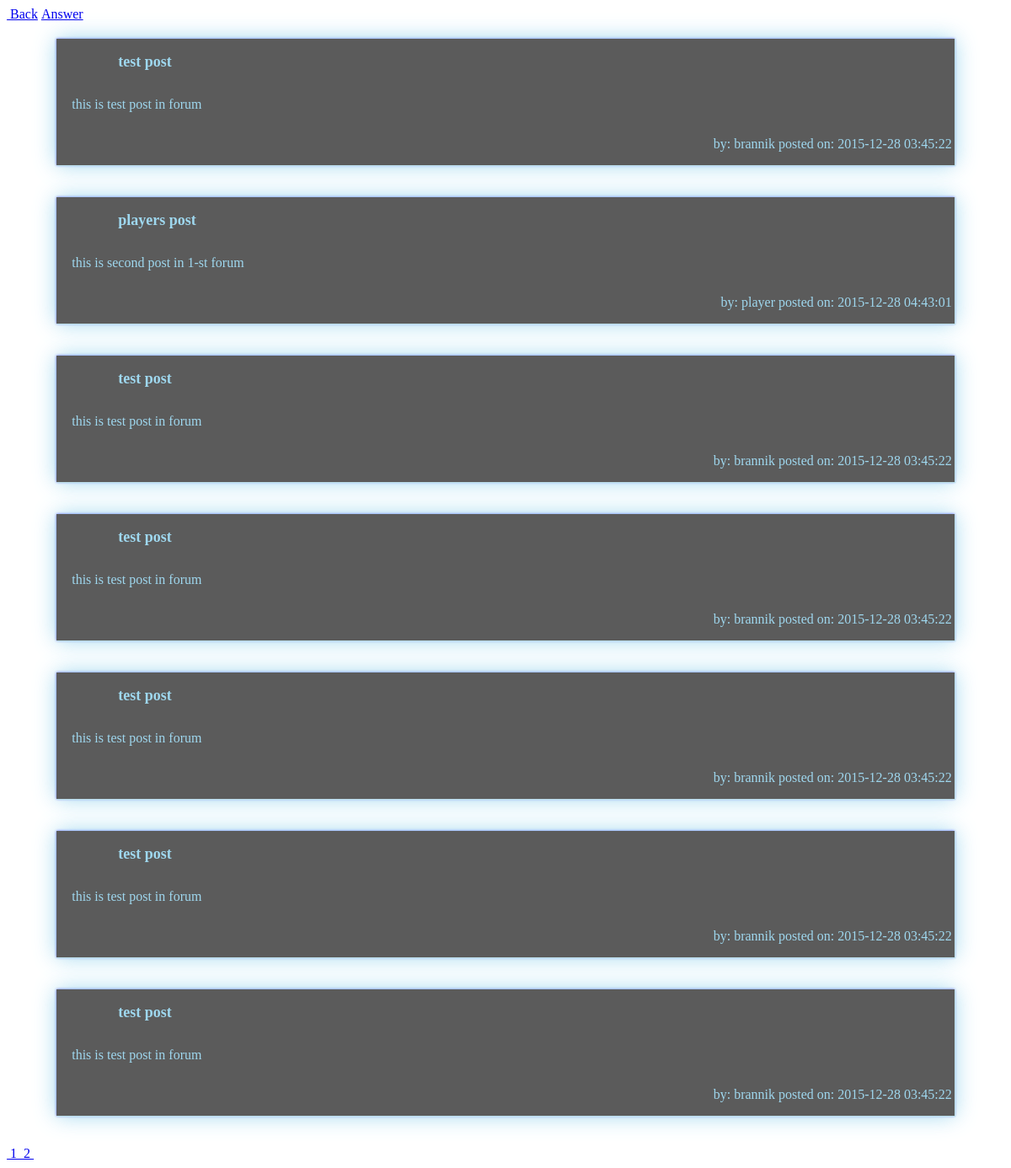
Screenshot of /core/forum.php?forumid=1 with the database file from the repository.
### tables this page shows
CREATE TABLE IF NOT EXISTS `forum_posts` (
  `id` int(11) NOT NULL AUTO_INCREMENT,
  `forum_id` int(11) NOT NULL DEFAULT '0',
  `autor` varchar(50) NOT NULL DEFAULT '0',
  `title` varchar(100) NOT NULL DEFAULT '0',
  `text` varchar(2000) NOT NULL DEFAULT '0',
  `date` timestamp NOT NULL DEFAULT CURRENT_TIMESTAMP ON UPDATE CURRENT_TIMESTAMP,
  PRIMARY KEY (`id`)
);

### config/connect.php (called while the page is built, shortened)
<?php
	$DOMAIN = "http://www.localhost/";
?>

### core/forum.php (the view, shortened to what this page needs)
<?php
	include $_SERVER['DOCUMENT_ROOT']."/config/connect.php";
	echo '<link rel="stylesheet" type="text/css" href="../core/styles/forum.css">';
	if(ISSET($_GET['forumid'])){
		echo '<a href="'.$DOMAIN.'core/forum.php?back=true" target="MainFrame">&nbsp;Back</a>';
		$SQL_GET_POSTS = "SELECT * FROM forum_posts WHERE forum_id='". $_GET['forumid'] ."'";
		$POSTS_RES = $conn->query($SQL_GET_POSTS);
		if($POSTS_RES){
			$posts_num = $POSTS_RES->num_rows;
			if($posts_num > 7){
				if($posts_num%7 == 0){
					$pages_num = $posts_num/7;
				}else{
					$pages_num = $posts_num/7;
					$pages_num = $pages_num + 1;
				}
			}else{
				$pages_num = 1;
			}
			$POSTS_RES_ID = "SELECT id FROM forum_posts WHERE forum_id='". $_GET['forumid'] ."'";
			$ID_RESULT = $conn->query($POSTS_RES_ID);
			$pages = array();
			for($i=0;$i<$pages_num;$i++){
				$new_arr = array();
				for($y=0;$y<7;$y++){
					$row = $ID_RESULT->fetch_assoc();
					array_push($new_arr,$row['id']);
				}
				array_push($pages, $new_arr);
			}
			if(ISSET($_GET['page'])){
				echo '&nbsp;<a href="'.$DOMAIN.'core/forum.php?forumid='.$_GET['forumid'].'&replyto='.$_GET['forumid'].'">Answer</a><br>';
				$FindPage = $_GET['page'];
				$FindPage = $FindPage - 1;
				foreach($pages[$FindPage] as $post_id){
					if($post_id){
						$GET_POST = "SELECT * FROM forum_posts WHERE id='". $post_id ."'";
						$RETURN_POST = $conn->query($GET_POST);
						$post_data = $RETURN_POST->fetch_assoc();
						echo '<div class="replyForum"><table class="replyTable">';
						echo '<tr id="replyTitle"><td><text>'.$post_data['title'].'</text></td></tr>';
						echo '<tr id="replyText"><td><txet>'.$post_data['text'].'</text></td></tr>';
						echo '<tr id="replyAutor"><td>by:&nbsp;'. $post_data['autor'].'&nbsp;posted on:&nbsp;'.$post_data['date'].'</td></tr>';
						echo '</table></div><br>';
					}
				}
			}else{
				echo '&nbsp;<a href="'.$DOMAIN.'core/forum.php?forumid='.$_GET['forumid'].'&replyto='.$_GET['forumid'].'">Answer</a><br>';
				foreach($pages[0] as $post_id){
					if($post_id){
						$GET_POST = "SELECT * FROM forum_posts WHERE id='". $post_id ."'";
						$RETURN_POST = $conn->query($GET_POST);
						$post_data = $RETURN_POST->fetch_assoc();
						echo '<div class="replyForum"><table class="replyTable">';
						echo '<tr id="replyTitle"><td><text>'.$post_data['title'].'</text></td></tr>';
						echo '<tr id="replyText"><td><text>'.$post_data['text'].'</text></td></tr>';
						echo '<tr id="replyAutor"><td>by:&nbsp;'. $post_data['autor'].'&nbsp;posted on:&nbsp;'.$post_data['date'].'</td></tr>';
						echo '</table></div><br>';
					}
				}
			}
			for($u=0;$u<$pages_num-1;$u++){
				$NUMB = $u+1;
				echo '<a href="'.$DOMAIN.'core/forum.php?forumid='.$_GET['forumid'].'&page='.$NUMB.'">&nbsp;'.$NUMB.'&nbsp;</a>';
			}
		}
	}
?>

### core/styles/forum.css (style rules this page uses)
table { margin-right: 10px; }
.replyForum { width: 90%; height: 150px; margin-left: 5%; margin-top: 20px; display: float; background-color: #333; box-shadow: 1px 1px 1px lightblue, 0 0 25px skyblue, 0 0 3px blue; opacity: 0.8; filter: alpha(opacity=80); }
.replyTable { width: 100%; height: 100%; color: skyblue; }
#replyTitle { font-size: 18px; text-indent: 70px; font-weight: bold; }
#replyText { text-indent: 15px; }
text::first-letter { text-transform: uppercase; }
#replyAutor { text-align: right; }

### rows the page displays
forum_posts: title "test post", text "this is test post in forum", autor "brannik", date "2015-12-28 03:45:22"
forum_posts: title "players post", text "this is second post in 1-st forum", autor "player", date "2015-12-28 04:43:01"
forum_posts: title "test post", text "this is test post in forum", autor "brannik", date "2015-12-28 03:45:22"
forum_posts: title "test post", text "this is test post in forum", autor "brannik", date "2015-12-28 03:45:22"
forum_posts: title "test post", text "this is test post in forum", autor "brannik", date "2015-12-28 03:45:22"
forum_posts: title "test post", text "this is test post in forum", autor "brannik", date "2015-12-28 03:45:22"
forum_posts: title "test post", text "this is test post in forum", autor "brannik", date "2015-12-28 03:45:22"

### other values shown
$NUMB "1"
$NUMB "2"
